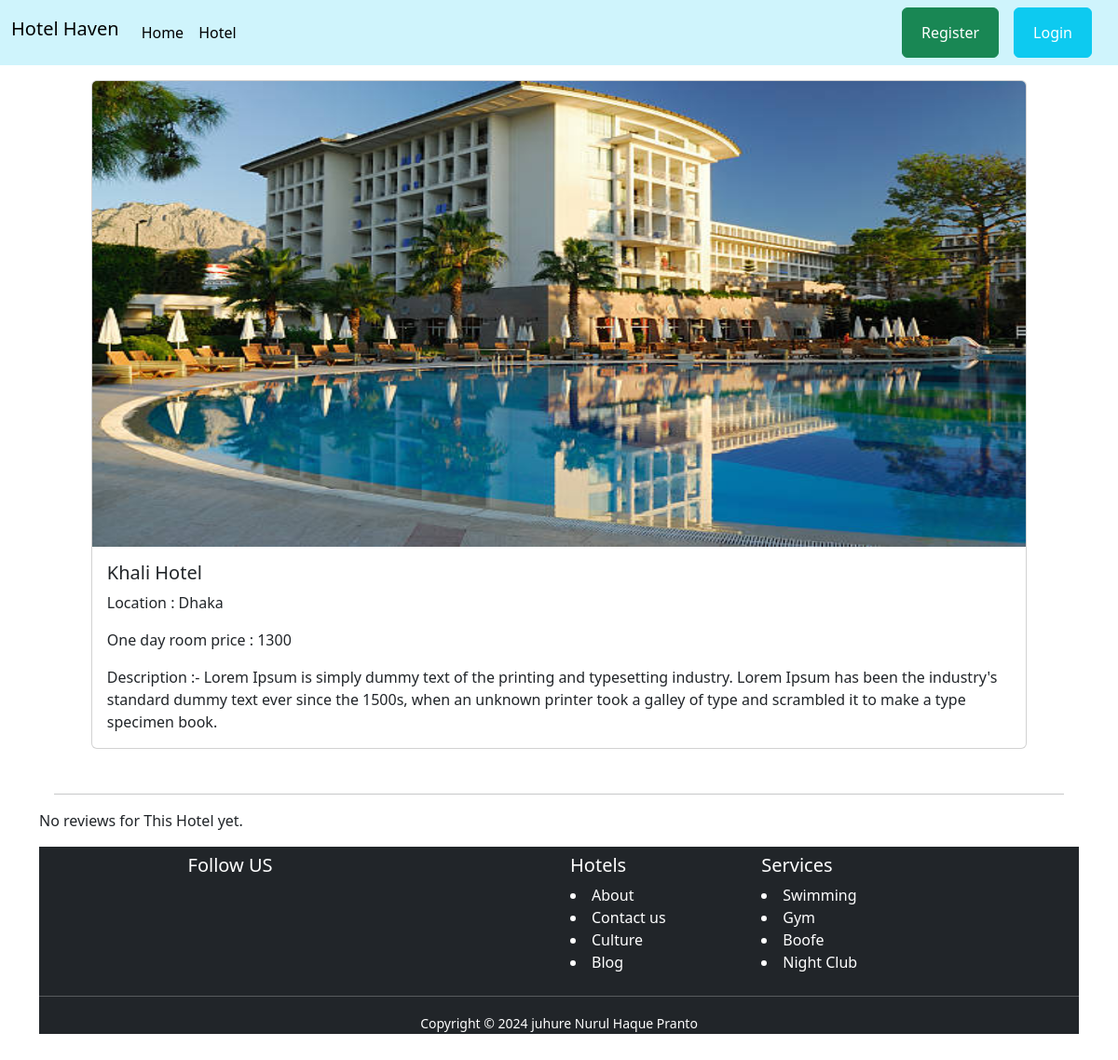
Page /hotel/details/1/ on the earlier database version.
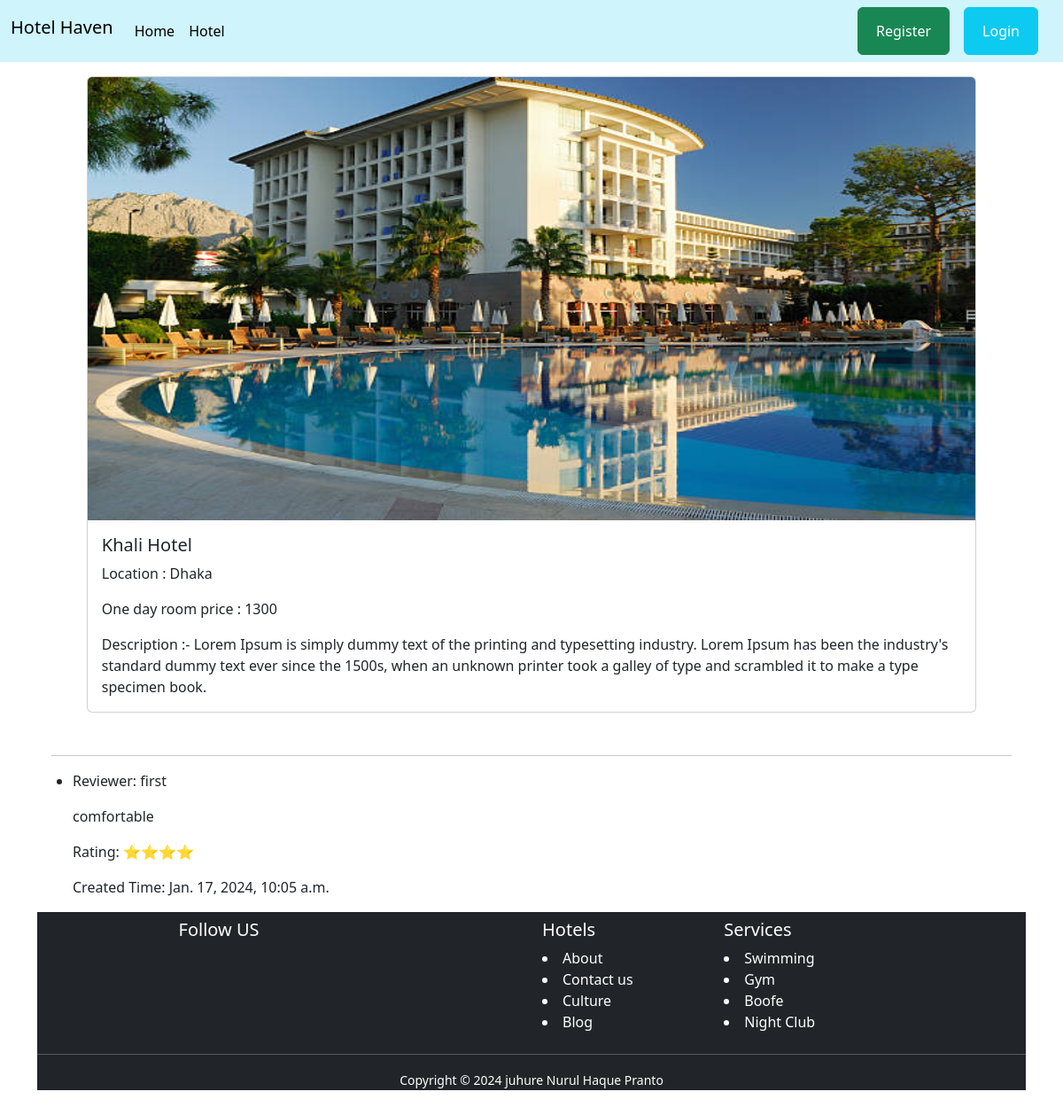
Same page on the later database version.
### hotel/models.py (models this page shows, shortened)
class ReviewModel(models.Model):
    reviewer = models.ForeignKey(UserAccountModel, on_delete=models.CASCADE)
    hotel = models.ForeignKey(HotelModel, on_delete=models.CASCADE)
    body = models.TextField()
    created_time = models.DateTimeField(auto_now_add=True)
    ratting = models.CharField(max_length=100, choices = STAR_CHOICE)

### users/models.py (models this page shows, shortened)
class UserAccountModel(models.Model):
    user = models.OneToOneField(User, related_name='account', on_delete=models.CASCADE)
    account_no = models.IntegerField(unique=True)
    gender = models.CharField(max_length=10, choices=GENDER_TYPE)
    initial_deposite_date = models.DateField(auto_now_add=True)
    balance = models.DecimalField(default=0, max_length=12, max_digits=1000000000000, decimal_places=2)

### hotel/views.py (the view)
# urls.py: path('details/<int:hotel_id>/', views.hotel_detail_view, name='details'),
def hotel_detail_view(request, hotel_id):
    hotel = get_object_or_404(models.HotelModel, pk=hotel_id)
    reviews = models.ReviewModel.objects.filter(hotel=hotel)
    return render(request, 'details.html', {'hotel': hotel, 'reviews': reviews,})

### hotel/templates/details.html (shortened to what this page needs)
{% extends "base.html" %} {% load static %}
{% block title %}Details page{% endblock title %} {% block content %}
<div class="container mt-3">
  <div class="mb-5">
    <div style="width: 90%; margin: auto" class="card">
      <img
        style="height: 500px"
        src="{{hotel.image.url}}"
        class="card-img-top"
        alt="..."
      />
      <div class="card-body">
        <h5 class="card-title">{{hotel.hotel_name}}</h5>
        <p>Location : {{hotel.location}}</p>
        <p>One day room price : {{hotel.fee}}</p>
        <p class="card-text">Description :- {{hotel.description}}</p>
      </div>
    </div>
  </div>
  <div class="m-3">
    <hr />
  </div>
  {% if reviews %}
  <ul class="m-2">
    {% for review in reviews %}
    <li>
      <p>Reviewer: {{ review.reviewer.user.first_name }}</p>
      <p>{{ review.body }}</p>
      <p>Rating: {{ review.ratting }}</p>
      <p>Created Time: {{ review.created_time }}</p>
    </li>
    {% endfor %}
  </ul>
  {% else %}
  <p>No reviews for This Hotel yet.</p>
  {% endif %}
</div>
{% endblock content %}

Differences in the rows shown:
added ReviewModel: reviewer.user.first_name "first", body "comfortable", ratting "⭐⭐⭐⭐", created_time "Jan. 17, 2024, 10:05 a.m."
Other differences:
text no longer shown: "No reviews for This Hotel yet."
